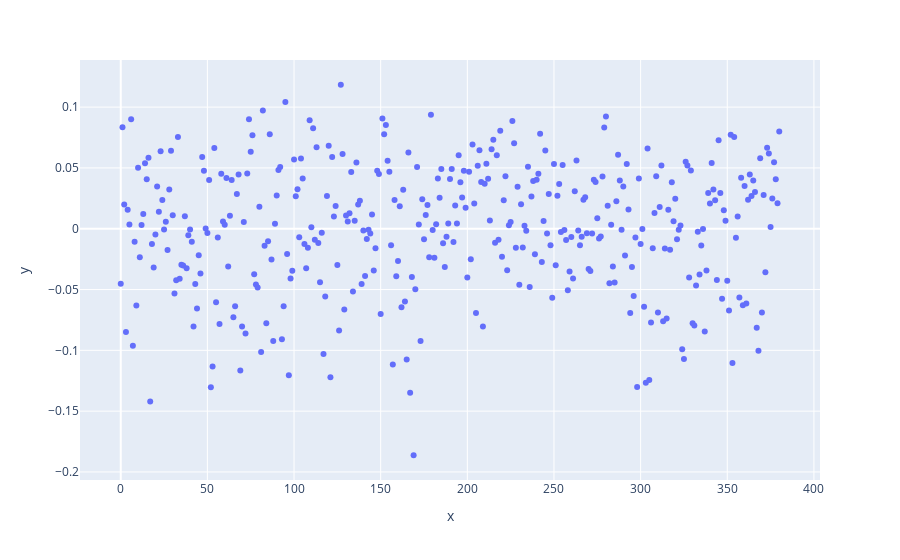

The notebook cell saved with this chart:
### Markdown cell above
### Reduced Complexity Model
The model with seemingly unimportant regressors removed actually performed slightly worse, with an R<sup>2</sup> value of 0.43. While this technically a decrease in model performance, the simpler nature of the model is likely to be worthwhile for explainability and ability to generalize to new data (avoids overfitting).

### Code cell
fig = px.scatter(y=results.resid)
fig.show()

### Figure 1 — Plotly figure (JSON) as saved in the notebook; plotly's stock layout.template omitted (floating-point values rounded to 4 significant figures; data arrays with more than 128 entries replaced by an {"elided": "..."} marker saying what was removed)
{"data": [{"hovertemplate": "x=%{x}<br>y=%{y}<extra></extra>", "legendgroup": "", "marker": {"color": "#636efa", "symbol": "circle"}, "mode": "markers", "name": "", "orientation": "v", "showlegend": false, "type": "scatter", "x": {"elided": "381 int values"}, "xaxis": "x", "y": {"elided": "381 float values"}, "yaxis": "y"}], "layout": {"legend": {"tracegroupgap": 0}, "margin": {"t": 60}, "xaxis": {"anchor": "y", "domain": [0, 1], "title": {"text": "x"}}, "yaxis": {"anchor": "x", "domain": [0, 1], "title": {"text": "y"}}}}
